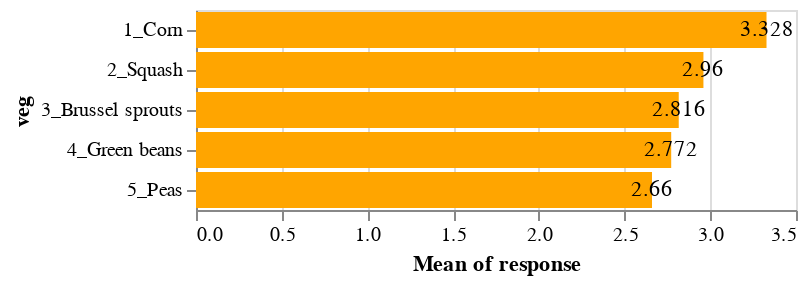

The notebook cell saved with this chart:
### Markdown cell above
### Layering to add labels

`.mark_text()` is used for labels

### Code cell
base = alt.Chart(df).encode(
    y = 'veg:N',
    x = 'mean(response):Q'
)

alt.layer(
    base.mark_bar(color = 'orange'),
    bars.mark_text().encode(
        text = 'mean(response):Q'
    )
)

### Figure 1 — Vega-Lite specification as saved in the notebook (floating-point values rounded to 4 significant figures; data arrays with more than 128 entries replaced by an {"elided": "..."} marker saying what was removed)
{"config": {"view": {"continuousWidth": 300, "continuousHeight": 300}}, "layer": [{"data": {"name": "data-07f93f6fab5f4d4715a804d075ffd351"}, "mark": {"type": "bar", "color": "orange"}, "encoding": {"x": {"aggregate": "mean", "field": "response", "type": "quantitative"}, "y": {"field": "veg", "type": "nominal"}}}, {"data": {"name": "data-07f93f6fab5f4d4715a804d075ffd351"}, "mark": {"type": "text"}, "encoding": {"text": {"aggregate": "mean", "field": "response", "type": "quantitative"}, "x": {"aggregate": "mean", "field": "response", "type": "quantitative"}, "y": {"field": "veg", "type": "nominal"}}}], "$schema": "https://vega.github.io/schema/vega-lite/v5.8.0.json", "datasets": {"data-07f93f6fab5f4d4715a804d075ffd351": {"elided": "1250 records"}}}
